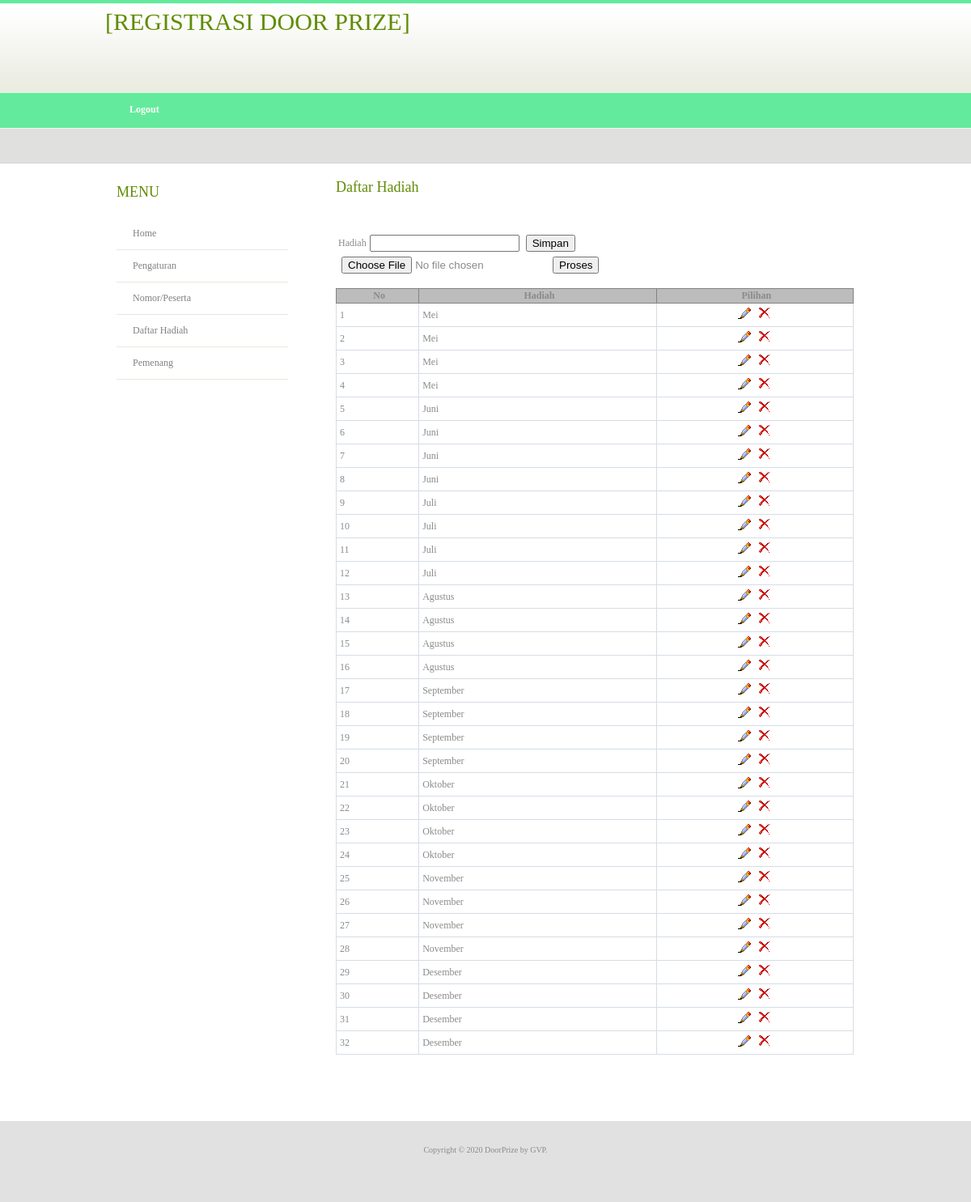
Page /Pengaturan/admin.php?page=daftar_hadiah (signed in) on the committed database.
### tables this page shows
CREATE TABLE `tbl_hadiah` (
  `Id` int(30) NOT NULL AUTO_INCREMENT,
  `Hadiah` varchar(100) NOT NULL,
  PRIMARY KEY (`Id`),
  KEY `id` (`Id`)
);

### Pengaturan/daftar_hadiah.php (the view, shortened to what this page needs)
<div class="post">
	<h2 class="title"><a href="#">Daftar Hadiah</a></h2>
		<div class="entry">
		<p>
		<form id="entri_hadiah" action="?page=daftar_hadiah" method="post">
		<table>
		<tr>
			<td>Hadiah</td><td><input title="Masukan Hadiah" type="text" size="20" name="Hadiah" /></td>
			<td></td><td><input title="Simpan Data" type="submit" name="Simpan" value="Simpan" /></td>
		</tr>
		</form>
		<form id="upload" action="?page=daftar_hadiah" method="post" enctype="multipart/form-data">
		<table>
		<tr>
			<td></td><td><input title="Pilih File .xls" type="file" name="userfile" /></td>
			<td></td><td><input title="Proses Upload Data" type="submit" name="upload" value="Proses" /></td>
		</tr>
		</form>
<?php
include "conn.php";
?>
<?php
include ("conn.php");
		$view=mysql_query("select * from tbl_hadiah order by Id asc");
		?>
		<br />
		<table class="datatable">
		<tr><th>No</th><th>Hadiah</th><th>Pilihan</th></tr>
		<?php
		while($row=mysql_fetch_array($view)){
$Id = $row ['Id'];
$Hadiah = $row ['Hadiah'];
		?>
		<tr><td><?php echo $c=$c+1;?></td><td><?php echo $Hadiah;?></td><td align="center"><?php
print("<a onClick=\"javascript:window.open('hadiah_edit.php?Id=$Id','Window1','location=no,menubar=no,resizable=no,width=400,height=150,toolbar=no,screenX=400,screenY=100,status=no,scrollbars=yes')\">");
print("<img title='Edit' src='../images/edit.png'></a>");
print("<a onClick=\"javascript:window.open('hadiah_hapus.php?Id=$Id','Window1','location=no,menubar=no,resizable=no,width=400,height=150,toolbar=no,screenX=400,screenY=100,status=no,scrollbars=yes')\">");
print("<img title='Hapus' src='../images/del.png'></a>");?></td></tr>
		<?php
		}
		?>
		</table>
		</p>
  	</div>
</div>

### Pengaturan/style.css (style rules this page uses)
body { margin: 0; padding: 0; background: #FFFFFF url(../images/img01.gif) repeat-x left top; font-family: verdana; font-size: 12px; color: #8A8A8A; }
h1, h2, h3 { margin: 0; font-weight: normal; color: #618C04; }
h2 { font-size: 14px; }
p, ul, ol { margin-top: 0; line-height: 240%; text-align: justify; }
a { color: #77B003; }
a img { border: none; }
.post { margin-bottom: 45px; }
.post .title { height: 44px; padding-left: 15px; }
.post .title a { text-decoration: none; font-size: 18px; color: #618C04; }
.post .entry { margin-bottom: 10px; padding: 10px 15px 10px 15px; }
.datatable { border: 1px solid #D6DDE6; border-collapse: collapse; width: 100%; }
.datatable td { border: 1px solid #D6DDE6; padding: 4px; }
.datatable th { border: 1px solid #828282; background-color: #BCBCBC; font-weight: bold; text-align: left; padding-left: 4px; padding-right: 0px; text-align:center; }

### rows in the picture
tbl_hadiah: Hadiah "Mei"
tbl_hadiah: c "2", Hadiah "Mei"
tbl_hadiah: c "3", Hadiah "Mei"
tbl_hadiah: c "4", Hadiah "Mei"
tbl_hadiah: c "5", Hadiah "Juni"
tbl_hadiah: c "6", Hadiah "Juni"
tbl_hadiah: c "7", Hadiah "Juni"
tbl_hadiah: c "8", Hadiah "Juni"
tbl_hadiah: c "9", Hadiah "Juli"
tbl_hadiah: c "10", Hadiah "Juli"
tbl_hadiah: c "11", Hadiah "Juli"
tbl_hadiah: c "12", Hadiah "Juli"
tbl_hadiah: c "13", Hadiah "Agustus"
tbl_hadiah: c "14", Hadiah "Agustus"
tbl_hadiah: c "15", Hadiah "Agustus"
tbl_hadiah: c "16", Hadiah "Agustus"
tbl_hadiah: c "17", Hadiah "September"
tbl_hadiah: c "18", Hadiah "September"
tbl_hadiah: c "19", Hadiah "September"
tbl_hadiah: c "20", Hadiah "September"
tbl_hadiah: c "21", Hadiah "Oktober"
tbl_hadiah: c "22", Hadiah "Oktober"
tbl_hadiah: c "23", Hadiah "Oktober"
tbl_hadiah: c "24", Hadiah "Oktober", $Id 40 (drawn)
tbl_hadiah: c "25", Hadiah "November"
tbl_hadiah: c "26", Hadiah "November"
tbl_hadiah: c "27", Hadiah "November"
tbl_hadiah: c "28", Hadiah "November"
tbl_hadiah: c "29", Hadiah "Desember"
tbl_hadiah: c "30", Hadiah "Desember"
tbl_hadiah: c "31", Hadiah "Desember"
tbl_hadiah: c "32", Hadiah "Desember"
